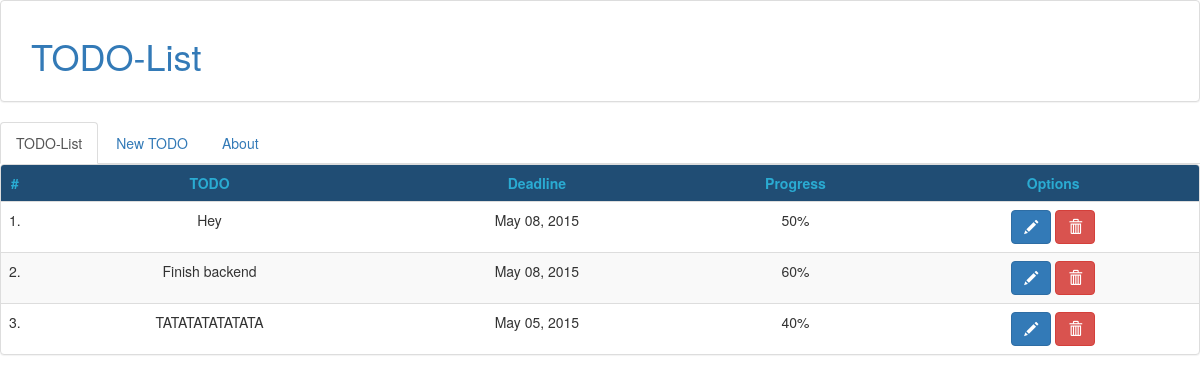
The app's page /ToDo/, older data.
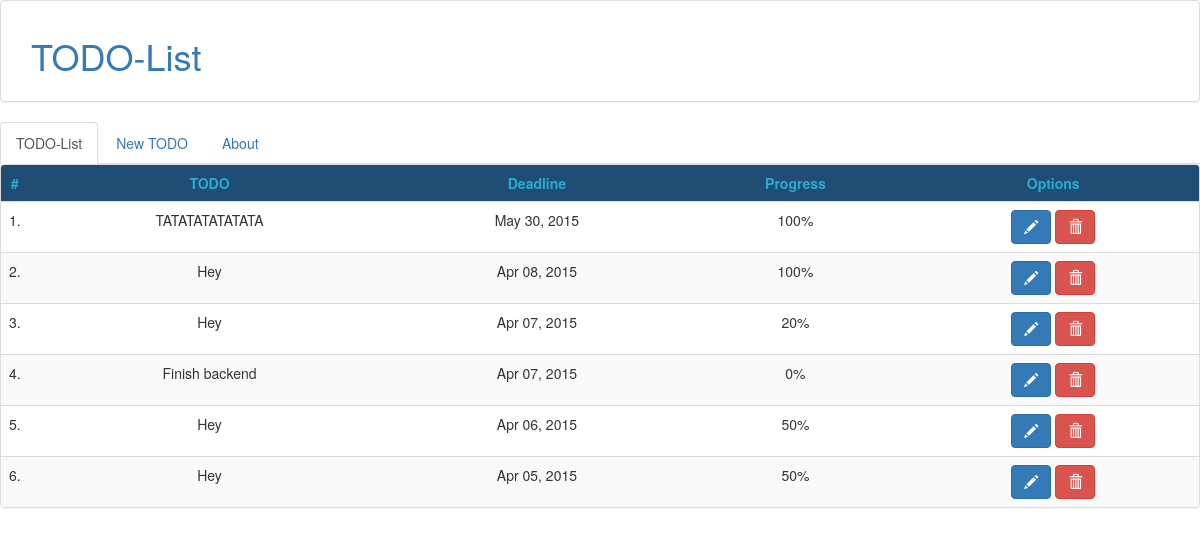
The same page, newer data.
### ToDo/models.py (models this page shows, shortened)
class Todo(models.Model):
    todo_text = models.CharField(max_length=300)
    deadline  = models.DateField('Deadline')
    progress  = models.CharField(max_length=10)

### ToDo/views.py (the view)
class IndexView(generic.ListView):
    template_name = 'ToDo/index.html'
    context_object_name = 'list_of_todos'
    def get_queryset(self):
        return Todo.objects.order_by('-deadline')

### ToDo/templates/ToDo/index.html (shortened to what this page needs)
{% extends "ToDo/base.html" %}
    {% block home-tab-active %} class="active" {% endblock %}
    {% block inside-tab %}
            <div class="panel panel-default tab-pane active" id="list">
                <table class="table table-striped table-hover">
                    <tr id="table-header">
                        <th class="number-column">#</th>
                        <th>TODO</th>
                        <th>Deadline</th>
                        <th>Progress</th>
                        <th class="options-section">Options</th>
                    </tr>
                    {% for entry in list_of_todos %}
                        <tr id="todo-{{ forloop.counter }}">
                            <td class="number-column">{{ forloop.counter }}.</td>
                            <td>
                                <span class="todo-{{ forloop.counter }} first">{{ entry.todo_text }}</span>
                            </td>
                            <td>
                                <span class="todo-{{ forloop.counter }} second">{{ entry.deadline|date:"M d, Y" }}</span>
                            </td>
                            <td>
                                <span class="todo-{{ forloop.counter }} third">{{ entry.progress }}</span>
                            </td>
                            <td class="options-section">
                                <div class="button-group" role="group">
                                    <button type="button" class="btn btn-primary" onclick="enableEdit('todo-{{ forloop.counter }}')">
                                        <span class="glyphicon glyphicon-pencil"></span>
                                    </button>
                                    <button type="button" class="btn btn-danger">
                                        <span class="glyphicon glyphicon-trash" onclick="deleteRow('{{ forloop.counter }}')"></span>
                                    </button>
                                </div>
                            </td>
                        </tr>
                {% endfor %}
            </table>
        </div>
    {% endblock %}

### ToDo/templates/ToDo/base.html (shortened to what this page needs)
<!DOCTYPE html>
<html>
<head lang="en">
    {% load staticfiles %}
    <link href="{% static 'ToDo/css/bootstrap.css' %}" rel="stylesheet" type="text/css">
</head>
<body>
    <div class="panel panel-default panel-body">
        <div class="col-md-12">
            <h1 class="text-primary">TODO-List</h1>
        </div>
    </div>
    <div role="tabpanel">
        <ul class="nav nav-tabs" role="tablist">
            {% block nav-tabs %}
                <li role="presentation" {% block home-tab-active %} {% endblock %}><a href="{% url 'ToDo:index' %}" role="tab" data-toggle="tab">TODO-List</a></li>
                <li role="presentation" {% block add-tab-active %}  {% endblock %}><a href="{% url 'ToDo:add' %}" role="tab" data-toggle="tab">New TODO</a></li>
                <li role="presentation" {% block about-tab-active %} {% endblock %}><a href="{% url 'ToDo:about' %}" role="tab" data-toggle="tab">About</a></li>
            {% endblock %}
        </ul>
        <div class="tab-content">
            {% block inside-tab %}
            {% endblock %}
        </div>
    </div>
</body>
</html>

Row changes from the older to the newer data that the page shows:
changed Todo "TATATATATATATA": deadline "May 05, 2015" → "May 30, 2015"; progress "40%" → "100%"; moves up the list
added Todo: todo_text "Hey", deadline "Apr 08, 2015", progress "100%"
changed Todo (number 3 of 6 on the later page): deadline "May 08, 2015" → "Apr 07, 2015"; progress "50%" → "20%"
changed Todo "Finish backend": deadline "May 08, 2015" → "Apr 07, 2015"; progress "60%" → "0%"
added Todo: todo_text "Hey", deadline "Apr 06, 2015", progress "50%"
added Todo: todo_text "Hey", deadline "Apr 05, 2015", progress "50%"
